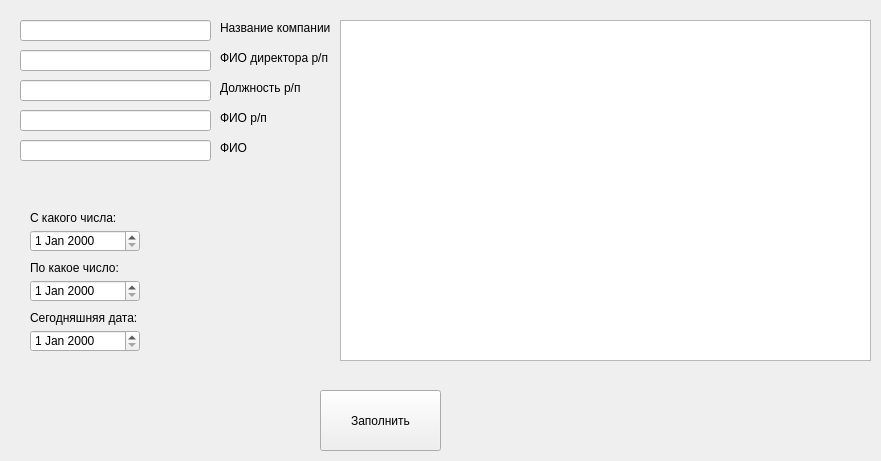
<?xml version="1.0" encoding="UTF-8"?>
<ui version="4.0">
 <class>Form_Vacation</class>
 <widget class="QWidget" name="Form_Vacation">
  <property name="geometry">
   <rect>
    <x>0</x>
    <y>0</y>
    <width>881</width>
    <height>461</height>
   </rect>
  </property>
  <property name="windowTitle">
   <string>Form</string>
  </property>
  <widget class="QLabel" name="label_company_name">
   <property name="geometry">
    <rect>
     <x>220</x>
     <y>20</y>
     <width>111</width>
     <height>16</height>
    </rect>
   </property>
   <property name="text">
    <string>Название компании</string>
   </property>
  </widget>
  <widget class="QLineEdit" name="lineEdit_company_name">
   <property name="geometry">
    <rect>
     <x>20</x>
     <y>20</y>
     <width>191</width>
     <height>21</height>
    </rect>
   </property>
  </widget>
  <widget class="QLineEdit" name="lineEdit_direct_name">
   <property name="geometry">
    <rect>
     <x>20</x>
     <y>50</y>
     <width>191</width>
     <height>21</height>
    </rect>
   </property>
  </widget>
  <widget class="QLineEdit" name="lineEdit_position">
   <property name="geometry">
    <rect>
     <x>20</x>
     <y>80</y>
     <width>191</width>
     <height>21</height>
    </rect>
   </property>
  </widget>
  <widget class="QLineEdit" name="lineEdit_full_name_gentive">
   <property name="geometry">
    <rect>
     <x>20</x>
     <y>110</y>
     <width>191</width>
     <height>21</height>
    </rect>
   </property>
  </widget>
  <widget class="QLineEdit" name="lineEdit_full_name">
   <property name="geometry">
    <rect>
     <x>20</x>
     <y>140</y>
     <width>191</width>
     <height>21</height>
    </rect>
   </property>
  </widget>
  <widget class="QLabel" name="label_director_name">
   <property name="geometry">
    <rect>
     <x>220</x>
     <y>50</y>
     <width>111</width>
     <height>16</height>
    </rect>
   </property>
   <property name="text">
    <string>ФИО директора р/п</string>
   </property>
  </widget>
  <widget class="QLabel" name="label_position">
   <property name="geometry">
    <rect>
     <x>220</x>
     <y>80</y>
     <width>111</width>
     <height>16</height>
    </rect>
   </property>
   <property name="text">
    <string>Должность р/п</string>
   </property>
  </widget>
  <widget class="QLabel" name="label_full_name_gentive">
   <property name="geometry">
    <rect>
     <x>220</x>
     <y>110</y>
     <width>111</width>
     <height>16</height>
    </rect>
   </property>
   <property name="text">
    <string>ФИО р/п</string>
   </property>
  </widget>
  <widget class="QLabel" name="label_full_name">
   <property name="geometry">
    <rect>
     <x>220</x>
     <y>140</y>
     <width>111</width>
     <height>16</height>
    </rect>
   </property>
   <property name="text">
    <string>ФИО</string>
   </property>
  </widget>
  <widget class="QLabel" name="label_from_date">
   <property name="geometry">
    <rect>
     <x>30</x>
     <y>210</y>
     <width>111</width>
     <height>16</height>
    </rect>
   </property>
   <property name="text">
    <string>С какого числа:</string>
   </property>
  </widget>
  <widget class="QDateEdit" name="dateEdit">
   <property name="geometry">
    <rect>
     <x>30</x>
     <y>230</y>
     <width>110</width>
     <height>22</height>
    </rect>
   </property>
  </widget>
  <widget class="QLabel" name="label_to_date">
   <property name="geometry">
    <rect>
     <x>30</x>
     <y>260</y>
     <width>111</width>
     <height>16</height>
    </rect>
   </property>
   <property name="text">
    <string>По какое число:</string>
   </property>
  </widget>
  <widget class="QDateEdit" name="dateEdit_2">
   <property name="geometry">
    <rect>
     <x>30</x>
     <y>280</y>
     <width>110</width>
     <height>22</height>
    </rect>
   </property>
  </widget>
  <widget class="QLabel" name="label_today">
   <property name="geometry">
    <rect>
     <x>30</x>
     <y>310</y>
     <width>111</width>
     <height>16</height>
    </rect>
   </property>
   <property name="text">
    <string>Сегодняшняя дата:</string>
   </property>
  </widget>
  <widget class="QDateEdit" name="dateEdit_3">
   <property name="geometry">
    <rect>
     <x>30</x>
     <y>330</y>
     <width>110</width>
     <height>22</height>
    </rect>
   </property>
  </widget>
  <widget class="QPushButton" name="pushButton">
   <property name="geometry">
    <rect>
     <x>320</x>
     <y>390</y>
     <width>121</width>
     <height>61</height>
    </rect>
   </property>
   <property name="text">
    <string>Заполнить</string>
   </property>
  </widget>
  <widget class="QTextEdit" name="textEdit">
   <property name="geometry">
    <rect>
     <x>340</x>
     <y>20</y>
     <width>531</width>
     <height>341</height>
    </rect>
   </property>
  </widget>
 </widget>
 <resources/>
 <connections/>
</ui>
